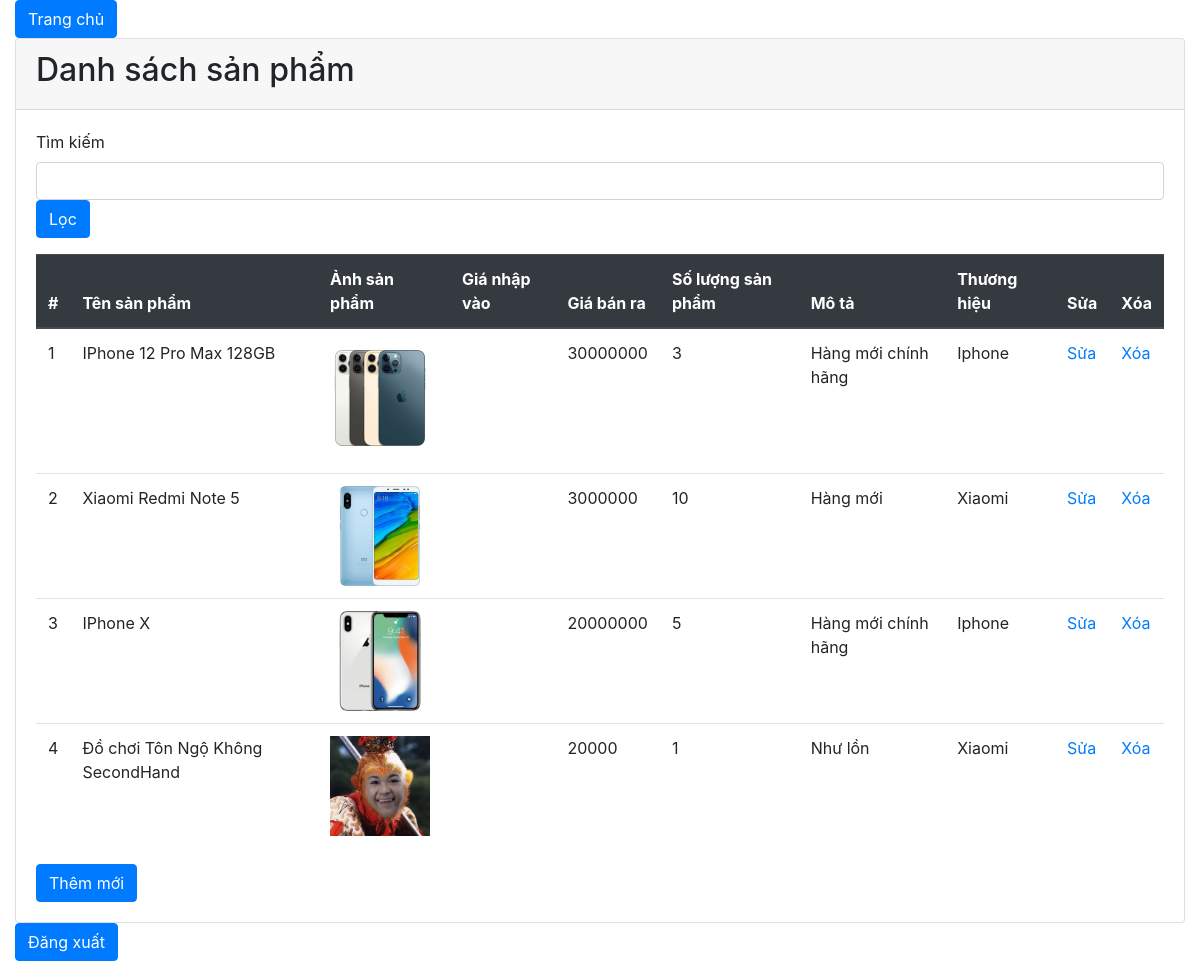
/index.php?page_layout=danhsach (signed in), run on the app's committed database.
### tables this page shows
CREATE TABLE `products` (
  `prd_id` int(11) NOT NULL,
  `prd_name` varchar(255) NOT NULL,
  `image` char(50) NOT NULL,
  `price` int(10) NOT NULL,
  `quantity` int(10) NOT NULL,
  `description` varchar(500) NOT NULL,
  `brand_id` int(10) NOT NULL
);

CREATE TABLE `brands` (
  `brand_id` int(10) NOT NULL,
  `brand_name` varchar(255) NOT NULL
);

### sanpham/danhsach.php (the view, shortened to what this page needs)
<?php
	include 'config.php';
	$sql = "SELECT * FROM products inner join brands on products.brand_id = brands.brand_id ";
	$query = mysqli_query($connect, $sql);
 ?>
<div class="container-fluid">
	<a class="btn btn-primary" href="index.php?page_layout=home">Trang chủ</a>
	<div class="card">
		<div class="card-header">
			<h2>Danh sách sản phẩm</h2>
		</div>
		<div class="card-body">
			<form action="index.php?page_layout=danhsach" method = "POST">
					<div class="form-group">
						<label for="keyword">Tìm kiếm</label>
						<input type="text" class = "form-control" name= "keyword">
						<button type  = "submit" name = "submit" class = "btn btn-primary">Lọc</button>
					</div>
			</form>
			<table class="table">
				<thead class = "thead-dark">
					<tr>
						<th>#</th>
						<th>Tên sản phẩm</th>
						<th>Ảnh sản phẩm</th>
						<th>Giá nhập vào</th>
						<th>Giá bán ra</th>
						<th>Số lượng sản phẩm</th>
						<th>Mô tả</th>
						<th>Thương hiệu</th>
						<th>Sửa</th>
						<th>Xóa</th>
					</tr>
				</thead>
				<tbody>
					<?php
					$i = 1;
						while ($row = mysqli_fetch_assoc($query)){?>
							<tr>
								<td><?php echo $i++; ?></th>
								<td><?php echo $row['prd_name']; ?></td>
								<td>
									<img style="width: 100px;" src="img/<?php echo $row['image']; ?> ">
								</td>
								<td><?php echo $row['price_in']; ?></td>
								<td><?php echo $row['price']; ?></td>
								<td><?php echo $row['quantity']; ?></td>
								<td><?php echo $row['description']; ?></td>
								<td><?php echo $row['brand_name']; ?></td>
								<td>
									<a href="index.php?page_layout=sua&id=<?php echo $row['prd_id']; ?>">Sửa</a>
								</td>
								<td>
									<a onclick="return Del('<?php echo $row['prd_name']; ?>')" href="index.php?page_layout=xoa&id=<?php echo $row['prd_id']; ?>">Xóa</a>
								</td>
							</tr>
						<?php } ?>
				</tbody>
			</table>
			<a class="btn btn-primary" href="index.php?page_layout=them">Thêm mới</a>
		</div>
	</div>
	<a class="btn btn-primary" href="logout.php">Đăng xuất</a>
</div>

### index.php (shortened to what this page needs)
<?php
  include 'config.php';
?>
<!DOCTYPE html>
<html lang="en">
<head>
	<link rel="stylesheet" href="bootstrap/css/bootstrap.min.css">
</head>
<body>
	<?php
		if (isset($_GET['page_layout'])){
			switch ($_GET['page_layout']){
				case 'danhsach':
					require_once 'sanpham/danhsach.php';
					break;
			}
			}else{
				require_once 'login.php';
		}
	 ?>
</body>
</html>

### data on the page
products: prd_name "IPhone 12 Pro Max 128GB", image (picture), price "30000000", quantity "3", description "Hàng mới chính hãng", brand.brand_name "Iphone"
products: prd_name "Xiaomi Redmi Note 5", image (picture), price "3000000", quantity "10", description "Hàng mới", brand.brand_name "Xiaomi"
products: prd_name "IPhone X", image (picture), price "20000000", quantity "5", description "Hàng mới chính hãng", brand.brand_name "Iphone"
products: prd_name "Đồ chơi Tôn Ngộ Không SecondHand", image (picture), price "20000", quantity "1", description "Như lồn", brand.brand_name "Xiaomi"
